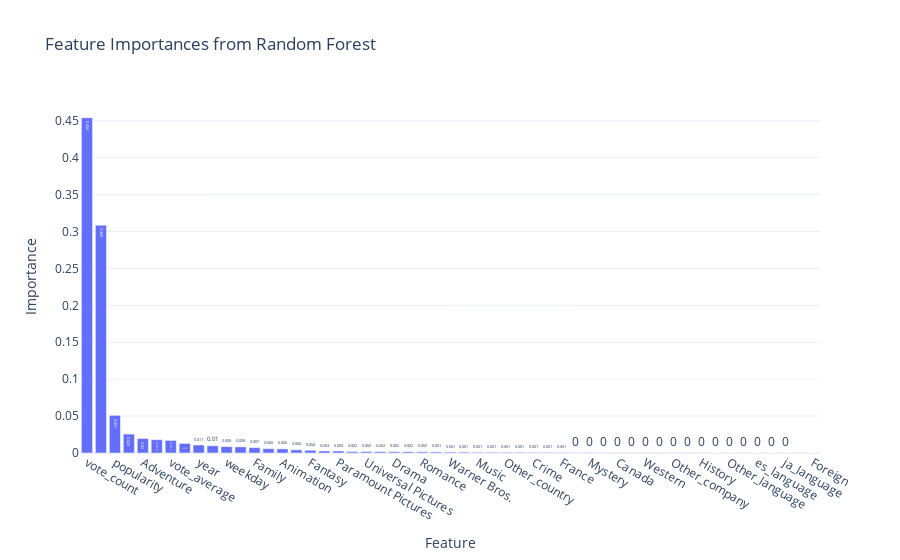

Write notebook code for a chart like this one.
### Code cell
# Extract feature importances
importances = rf_regressor.feature_importances_

# Create a DataFrame for easy visualization
importance_df = pd.DataFrame({
    'Feature': X_train.columns,
    'Importance': importances
}).sort_values(by='Importance', ascending=False)

# Plotly bar chart
fig = go.Figure(go.Bar(
    x=importance_df['Feature'],
    y=importance_df['Importance'],
    text=importance_df['Importance'].round(3),  # Show importance values on bars
    textposition='auto'  # Display text directly on top of bars
))

# Customize layout
fig.update_layout(
    title="Feature Importances from Random Forest",
    xaxis_title="Feature",
    yaxis_title="Importance",
    template="plotly_white",
)

# Show plot
fig.show()

### Figure 1 — Plotly figure (JSON) as saved in the notebook; plotly's stock layout.template omitted (floating-point values rounded to 4 significant figures)
{"data": [{"text": [0.454, 0.309, 0.051, 0.026, 0.02, 0.018, 0.017, 0.013, 0.011, 0.01, 0.009, 0.008, 0.007, 0.006, 0.006, 0.004, 0.004, 0.003, 0.003, 0.002, 0.002, 0.002, 0.002, 0.002, 0.002, 0.001, 0.001, 0.001, 0.001, 0.001, 0.001, 0.001, 0.001, 0.001, 0.001, 0, 0, 0, 0, 0, 0, 0, 0, 0, 0, 0, 0, 0, 0, 0, 0, 0, 0], "textposition": "auto", "type": "bar", "x": ["vote_count", "budget", "popularity", "runtime", "Adventure", "day_of_year", "vote_average", "day", "year", "real_gdp", "weekday", "Twentieth Century Fox Film Corporation", "Family", "month", "Animation", "Dune Entertainment", "Fantasy", "Science_Fiction", "Paramount Pictures", "United Kingdom", "Universal Pictures", "Thriller", "Drama", "Comedy", "Romance", "Village Roadshow Pictures", "Warner Bros.", "Action", "Music", "Columbia Pictures", "Other_country", "New Line Cinema", "Crime", "Walt Disney Pictures", "France", "Germany", "Mystery", "Horror", "Canada", "Relativity Media", "Western", "War", "Other_company", "United States of America", "History", "en_language", "Other_language", "fr_language", "es_language", "Documentary", "ja_language", "zh_language", "Foreign"], "y": [0.4543, 0.3086, 0.05101, 0.02564, 0.01968, 0.01805, 0.017, 0.01297, 0.01087, 0.009777, 0.008649, 0.008283, 0.007286, 0.005871, 0.005555, 0.004301, 0.003706, 0.002718, 0.002712, 0.00197, 0.001906, 0.001806, 0.001708, 0.001705, 0.001617, 0.001461, 0.001315, 0.001182, 0.0009862, 0.0009631, 0.0009471, 0.0008736, 0.0007827, 0.0007527, 0.0005353, 0.0003831, 0.0003805, 0.0002947, 0.0002364, 0.0002349, 0.0002245, 0.00021, 0.0001668, 0.0001039, 5.045e-05, 4.245e-05, 3.768e-05, 3.39e-05, 2.175e-05, 2.106e-05, 1.331e-05, 5.383e-06, 7.455e-13]}], "layout": {"title": {"text": "Feature Importances from Random Forest"}, "xaxis": {"title": {"text": "Feature"}}, "yaxis": {"title": {"text": "Importance"}}}}
